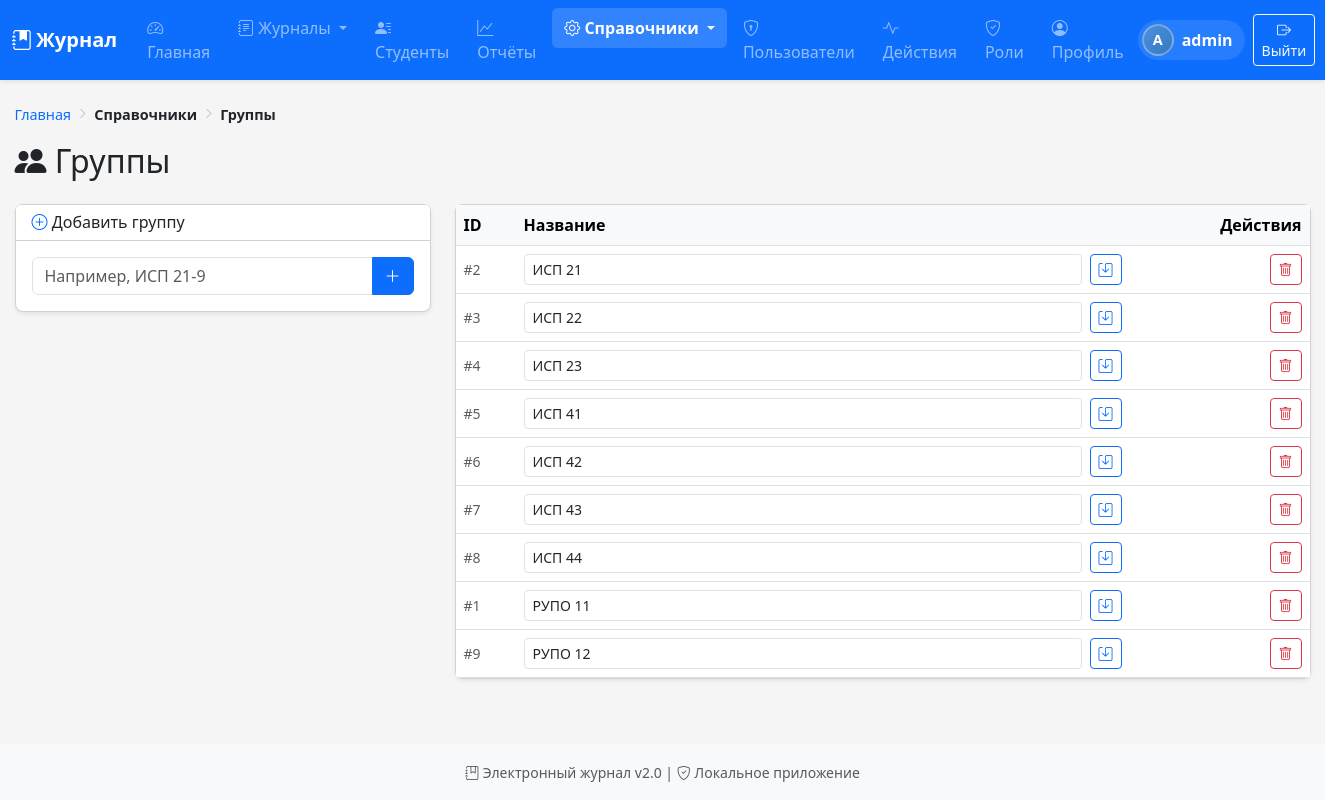
Before: /groups (signed in) with the older database file.
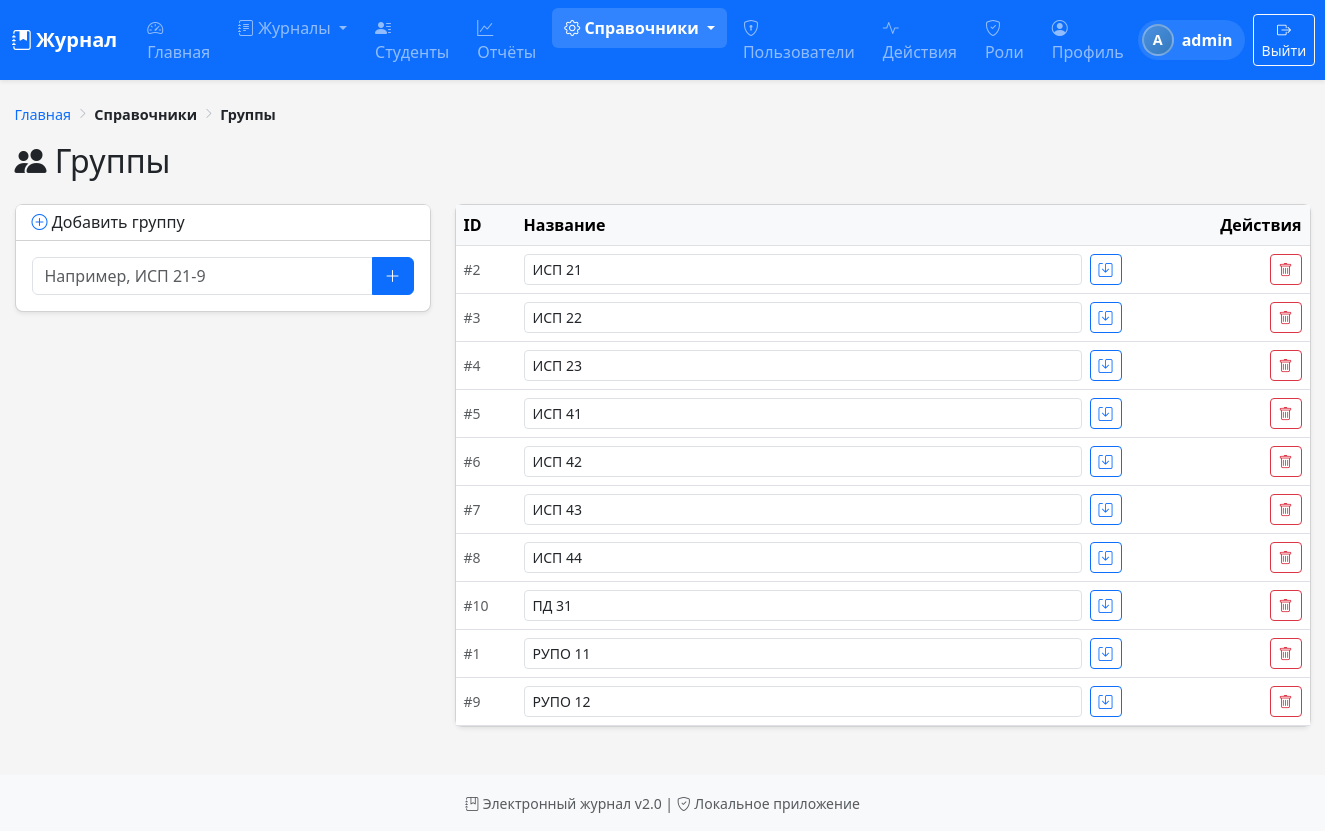
After: the same page with the newer database file.
### tables this page shows
CREATE TABLE groups (
            id INTEGER PRIMARY KEY AUTOINCREMENT,
            name TEXT UNIQUE NOT NULL
        , code TEXT, academic_year_id INTEGER);

### routes.py (the view)
@main_bp.route('/groups')
@login_required
def groups():
    return render_template('groups.html', groups=Group.get_all())

### models.py (called while the page is built)
def get_db():
    conn = sqlite3.connect(Config.DATABASE)
    conn.row_factory = sqlite3.Row
    conn.execute("PRAGMA foreign_keys = ON")
    return conn

    @staticmethod
    def get_all():
        conn = get_db()
        groups = conn.execute("SELECT * FROM groups ORDER BY name").fetchall()
        conn.close()
        return groups

    @staticmethod
    def get_permissions_for_user_via_positions(uid):
        conn = get_db()
        rows = conn.execute('''
            SELECT DISTINCT p.code
            FROM user_positions up
            JOIN position_permissions pp ON pp.position_id = up.position_id
            JOIN permissions p ON p.id = pp.permission_id
            WHERE up.user_id = ?
        ''', (uid,)).fetchall()
        conn.close()
        return [r['code'] for r in rows]

    @staticmethod
    def get_personal_permissions(uid):
        conn = get_db()
        permissions = conn.execute('''
            SELECT p.code FROM permissions p
            JOIN user_permissions up ON p.id=up.permission_id
            WHERE up.user_id=?
        ''', (uid,)).fetchall()
        conn.close()
        return [p['code'] for p in permissions]

    @staticmethod
    def get_user_permissions(uid):
        personal = set(Permission.get_personal_permissions(uid))
        from_roles = set(PositionPermission.get_permissions_for_user_via_positions(uid))
        return sorted(personal | from_roles)

    @staticmethod
    def has_permission(uid, code):
        perms = Permission.get_user_permissions(uid)
        return code in perms

### routes.py (called while the page is built)
@main_bp.context_processor
def utility_processor():
    def has_permission(permission_code):
        if 'user_id' in session:
            return Permission.has_permission(session['user_id'], permission_code)
        return False
    def get_semesters(gsid):
        return GroupSubject.get_semesters(gsid)
    def get_hours(gsid, semester):
        return GroupSubject.get_hours(gsid, semester)
    return dict(
        has_permission=has_permission,
        get_semesters=get_semesters,
        get_hours=get_hours
    )

### templates/groups.html (shortened to what this page needs)
{% extends "base.html" %}
{% from "_breadcrumbs.html" import breadcrumbs %}
{% block breadcrumbs %}
    {{ breadcrumbs([
        ('Главная', url_for('main.dashboard')),
        ('Справочники', None),
        ('Группы', None),
    ]) }}
{% endblock %}
{% block content %}
<h2 class="mb-4">
    <i class="bi bi-people-fill"></i> Группы
</h2>
<div class="row">
    <div class="col-12 col-md-5 col-lg-4 mb-3">
        <div class="card shadow-sm">
            <div class="card-header bg-white">
                <h6 class="mb-0">
                    <i class="bi bi-plus-circle text-primary"></i>
                    Добавить группу
                </h6>
            </div>
            <div class="card-body">
                <form method="POST" action="{{ url_for('main.add_group') }}">
                    <div class="input-group">
                        <input type="text" name="name" class="form-control no-emoji"
                               placeholder="Например, ИСП 21-9" required>
                        <button class="btn btn-primary" type="submit">
                            <i class="bi bi-plus-lg"></i>
                        </button>
                    </div>
                </form>
            </div>
        </div>
    </div>
    <div class="col-12 col-md-7 col-lg-8">
        <div class="card shadow-sm">
            <div class="table-responsive">
                <table class="table table-hover align-middle mb-0">
                    <thead class="table-light">
                        <tr>
                            <th style="width: 60px;">ID</th>
                            <th>Название</th>
                            <th class="text-end" style="width: 180px;">Действия</th>
                        </tr>
                    </thead>
                    <tbody>
                    {% for g in groups %}
                        <tr>
                            <td class="text-muted small">#{{ g.id }}</td>
                            <td>
                                <form method="POST" action="{{ url_for('main.edit_group', gid=g.id) }}"
                                      class="d-flex gap-2 align-items-center">
                                    <input type="text" name="name" class="form-control form-control-sm no-emoji"
                                           value="{{ g.name }}" required>
                                    <button type="submit" class="btn btn-sm btn-outline-primary" title="Сохранить">
                                        <i class="bi bi-save"></i>
                                    </button>
                                </form>
                            </td>
                            <td class="text-end">
                                <a href="{{ url_for('main.delete_group', gid=g.id) }}"
                                   class="btn btn-sm btn-outline-danger"
                                   onclick="return confirm('Удалить группу «{{ g.name }}»?');">
                                    <i class="bi bi-trash"></i>
                                </a>
                            </td>
                        </tr>
                    {% endfor %}
                    </tbody>
                </table>
            </div>
        </div>
    </div>
</div>
{% endblock %}

### templates/base.html (shortened to what this page needs)
<!DOCTYPE html>
<html lang="ru">
<head>
    <link href="https://cdn.jsdelivr.net/npm/bootstrap@5.3.0/dist/css/bootstrap.min.css" rel="stylesheet">
    <link rel="stylesheet" href="https://cdn.jsdelivr.net/npm/bootstrap-icons@1.10.0/font/bootstrap-icons.css">
    <link rel="stylesheet" href="{{ url_for('static', filename='style.css') }}">
</head>
<body>
    {% if session.user_id %}
    <nav class="navbar navbar-expand-lg navbar-dark bg-primary sticky-top shadow-sm">
        <div class="container-fluid">
            <a class="navbar-brand d-flex align-items-center" href="{{ url_for('main.dashboard') }}">
                <i class="bi bi-journal-bookmark-fill me-1"></i>
                <span class="d-none d-sm-inline fw-bold">Журнал</span>
            </a>
            <div class="collapse navbar-collapse" id="navbarNav">
                <ul class="navbar-nav me-auto mb-2 mb-lg-0">
                    <li class="nav-item">
                        <a class="nav-link {% if request.endpoint == 'main.dashboard' %}active{% endif %}"
                           href="{{ url_for('main.dashboard') }}">
                            <i class="bi bi-speedometer2"></i>
                            <span>Главная</span>
                        </a>
                    </li>
                    {% if has_permission('view_journals') %}
                    <li class="nav-item dropdown-lg-only">
                        <a class="nav-link dropdown-toggle {% if request.endpoint in ['main.group_subjects', 'main.teacher_hours_stats', 'main.journal'] %}active{% endif %}"
                           href="#"
                           role="button"
                           data-bs-toggle="dropdown"
                           aria-expanded="false">
                            <i class="bi bi-journal-text"></i>
                            <span>Журналы</span>
                        </a>
                    </li>
                    {% endif %}
                    {% if has_permission('view_student_card') %}
                    <li class="nav-item">
                        <a class="nav-link {% if request.endpoint in ['main.students', 'main.student_card'] %}active{% endif %}"
                           href="{{ url_for('main.students') }}">
                            <i class="bi bi-person-lines-fill"></i>
                            <span>Студенты</span>
                        </a>
                    </li>
                    {% endif %}
                    {% if has_permission('create_report') %}
                    <li class="nav-item">
                        <a class="nav-link {% if request.endpoint in ['main.reports', 'main.view_report'] %}active{% endif %}"
                           href="{{ url_for('main.reports') }}">
                            <i class="bi bi-graph-up"></i>
                            <span>Отчёты</span>
                        </a>
                    </li>
                    {% endif %}
                    <li class="nav-item dropdown-lg-only">
                        <a class="nav-link dropdown-toggle {% if request.endpoint in ['main.groups', 'main.subjects'] %}active{% endif %}"
                           href="#"
                           role="button"
                           data-bs-toggle="dropdown"
                           aria-expanded="false">
                            <i class="bi bi-gear"></i>
                            <span>Справочники</span>
                        </a>
                    </li>
                    {% if has_permission('manage_users') %}
                    <li class="nav-item">
                        <a class="nav-link {% if request.endpoint in ['main.users', 'main.assign_journals'] %}active{% endif %}"
                           href="{{ url_for('main.users') }}">
                            <i class="bi bi-shield-lock"></i>
                            <span>Пользователи</span>
                        </a>
                    </li>
                    <li class="nav-item">
                        <a class="nav-link {% if request.endpoint == 'main.activity_log_page' %}active{% endif %}"
                           href="{{ url_for('main.activity_log_page') }}">
                            <i class="bi bi-activity"></i>
                            <span>Действия</span>
                        </a>
                    </li>
                    {% endif %}
                    {% if has_permission('manage_permissions') %}
                    <li class="nav-item">
                        <a class="nav-link {% if request.endpoint == 'main.roles' %}active{% endif %}"
                           href="{{ url_for('main.roles') }}">
                            <i class="bi bi-shield-check"></i>
                            <span>Роли</span>
                        </a>
                    </li>
                    {% endif %}
                    <li class="nav-item">
                        <a class="nav-link {% if request.endpoint in ['main.profile', 'main.profile_view'] %}active{% endif %}"
                           href="{{ url_for('main.profile') }}">
                            <i class="bi bi-person-circle"></i>
                            <span>Профиль</span>
                        </a>
                    </li>
                </ul>
                <div class="d-none d-lg-flex align-items-center gap-2">
                    <a href="{{ url_for('main.profile') }}"
                       class="user-badge d-flex align-items-center text-decoration-none"
                       title="Открыть профиль">
                        <div class="user-avatar-circle user-avatar-sm me-2">
                            {{ session.username[0]|upper }}
                        </div>
                        <span class="text-white fw-bold">{{ session.username }}</span>
                    </a>
                    <a href="{{ url_for('auth.logout') }}"
                       class="btn btn-outline-light btn-sm"
                       title="Выйти из системы">
                        <i class="bi bi-box-arrow-right"></i>
                        <span class="d-none d-xl-inline">Выйти</span>
                    </a>
                </div>
            </div>
        </div>
    </nav>
    {% endif %}
    <div class="container-fluid container-xl mt-3 mt-lg-4">
        {% block breadcrumbs %}{% endblock %}
        {% block content %}{% endblock %}
    </div>
    <footer class="mt-5 py-3 bg-light text-center text-muted">
        <div class="container-fluid container-xl">
            <small>
                <i class="bi bi-journal-bookmark"></i>
                Электронный журнал v2.0
                <span class="d-none d-sm-inline">
                    | <i class="bi bi-shield-check"></i> Локальное приложение
                </span>
            </small>
        </div>
    </footer>
</body>
</html>

### templates/_breadcrumbs.html
{% macro breadcrumbs(items) %}
    <ol class="breadcrumbs">
        {% for label, url in items %}
            {% if url %}
                <li><a href="{{ url }}">{{ label }}</a></li>
            {% else %}
                <li><span class="current">{{ label }}</span></li>
            {% endif %}
        {% endfor %}
    </ol>
{% endmacro %}

### static/style.css (style rules this page uses)
body { background-color: #f5f5f5; min-height: 100vh; display: flex; flex-direction: column; }
footer { margin-top: auto; }
.navbar-brand { font-weight: 600; }
.btn { transition: all 0.15s ease; }
.card { border-radius: 8px; transition: transform 0.15s, box-shadow 0.15s; }
.card.shadow-sm { box-shadow: 0 0.125rem 0.25rem rgba(0, 0, 0, 0.075) !important; }

### templates/base.html (style rules this page uses)
.breadcrumbs { display: flex; flex-wrap: wrap; align-items: center; gap: 6px; padding: 0; margin: 0 0 16px 0; list-style: none; font-size: 0.9rem; color: #6c757d; }
.breadcrumbs li { display: inline-flex; align-items: center; gap: 6px; }
.breadcrumbs li + li::before { content: "\F285"; font-family: "bootstrap-icons"; font-size: 0.7rem; color: #adb5bd; }
.breadcrumbs a { color: #0d6efd; text-decoration: none; transition: color 0.15s; }
.breadcrumbs .current { color: #212529; font-weight: 600; }
.user-avatar-circle { width: 36px; height: 36px; border-radius: 50%; background: linear-gradient(135deg, #4a90e2, #357abd); color: #fff; font-weight: 700; font-size: 1rem; display: flex; align-items: center; justify-content: center; border: 2px solid rgba(255, 255, 255, 0.3); flex-shrink: 0; }
.user-avatar-sm { width: 32px; height: 32px; font-size: 0.9rem; }
.user-badge { padding: 4px 12px 4px 4px; border-radius: 24px; background-color: rgba(255, 255, 255, 0.1); transition: background-color 0.2s; }
.navbar-nav .nav-link.active { background-color: rgba(255, 255, 255, 0.15); border-radius: 6px; font-weight: 600; }
@media (min-width: 992px) { .navbar-nav .nav-link { border-radius: 6px; padding: 8px 12px !important; margin: 0 2px; transition: background-color 0.15s; } }
.navbar.sticky-top { transition: box-shadow 0.2s; }
html { scroll-behavior: smooth; }
body { min-height: 100vh; display: flex; flex-direction: column; }
body > .container-fluid, body > .container { flex: 1; }
.container-xl { max-width: 1320px; }

Changed rows visible on the page:
added groups: id "10", name "ПД 31"
